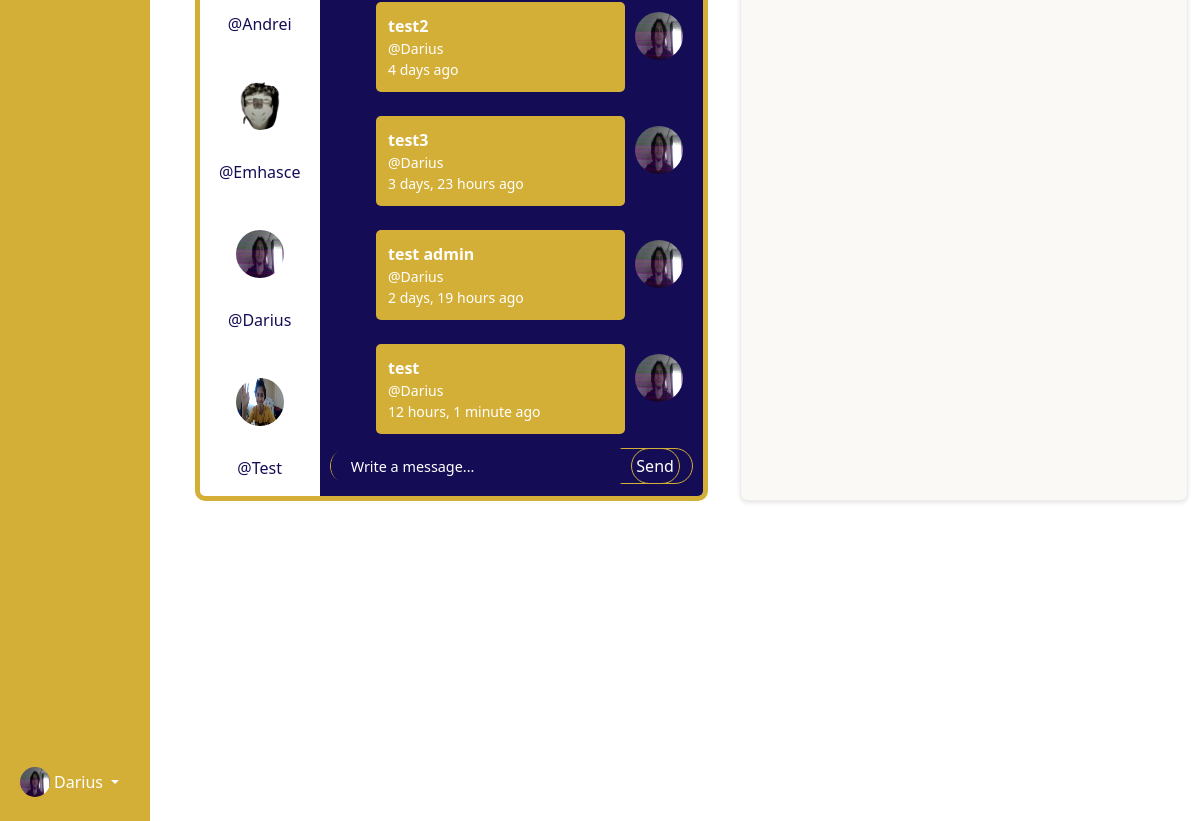
The app's page /admin-home (signed in, lower part), older data.
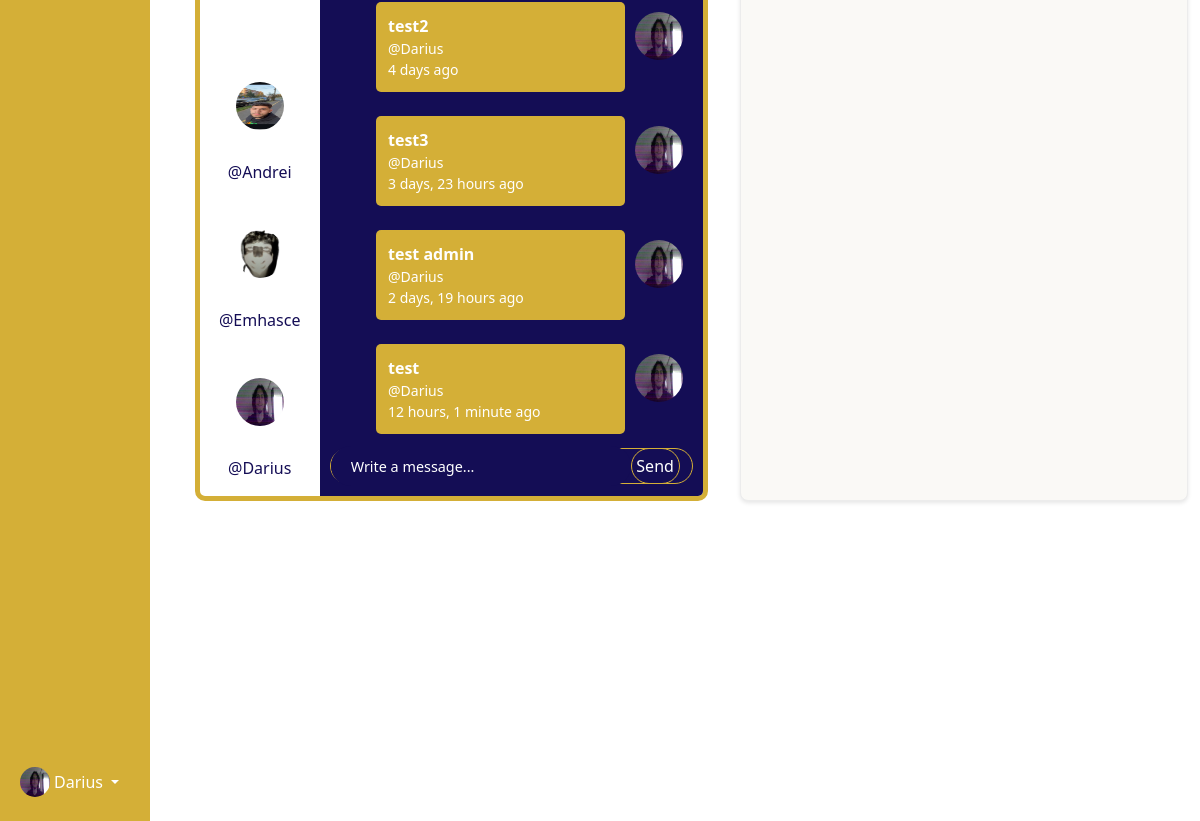
The same page, newer data.
### base/models.py (models this page shows, shortened)
class Profile(models.Model):
    user = models.OneToOneField(User, on_delete=models.CASCADE, null=True, blank=True)
    username = models.CharField(max_length=150, unique=True)
    password = models.CharField(max_length=128)
    email = models.EmailField()
    description = models.TextField(null=True, blank=True)
    photo = models.ImageField(upload_to='profile_photos/', null=True, blank=True)
    approved = models.BooleanField(default=False)

class Message(models.Model):
    author = models.ForeignKey(User, on_delete=models.CASCADE)
    body = models.CharField(max_length=300)
    created = models.DateTimeField(auto_now_add=True)
    class Meta:
        ordering = ['-created']

### base/views.py (the view, shortened to what this page needs)
@login_required(login_url='login')
def homeAdmin(request):
    if not request.user.is_superuser:
        return HttpResponseForbidden("You do not have permission to access this page.")
    form1 = TaskForm()
    profiles = Profile.objects.all()
    messages = Message.objects.all()
    form = MessageForm()
    tasks = Task.objects.all()
    users = User.objects.all()
    locations_data = []
    locations = Location.objects.all()
    for location in locations:
        event_count = location.event_set.count()  # numără evenimentele pentru locația curentă
        locations_data.append({
            'name': location.name,
            'event_count': event_count,
        })
    context = {
        'locations_data': json.dumps(locations_data),  # Trimite lista de locații și numărul de evenimente
        'users':users,
        'tasks':tasks,
        'form1':form1,
        'profiles': profiles,
        'messages': messages,
        'form': form,
        'hx_post_url': reverse('home-admin')
    }
    return render(request, 'base/home-admin.html', context)

### base/forms.py
class TaskForm(forms.ModelForm):
    class Meta:
        model = Task
        fields = ['title']
        labels = {
            'title': 'Task Nou',
        }

class MessageForm(forms.ModelForm):
    class Meta:
        model = Message
        fields = ['body']
        widgets ={
            'body': forms.TextInput(attrs={'placeholder': 'Write a message...', 'class': 'message-input', 'maxlength': '300', 'autofocus': True })
        }

### base/context_processors.py (called while the page is built)
def media_url(request):
    return {
        'MEDIA_URL': settings.MEDIA_URL
    }

### base/templates/base/home-admin.html (shortened to what this page needs)
{% extends 'main.html' %}
{% block content %}
<div class="container-fluid">
    <div class="row flex-nowrap">
<div class="col-auto col-md-2 px-sm-1 px-0" style="flex: 0 0 12.5%; max-width: 12.5%;">
                <div class="d-flex flex-column align-items-center align-items-sm-start px-3 pt-2 text-white min-vh-100">
                <div class="dropdown pb-4">
                    <a href="#" class="d-flex align-items-center text-white text-decoration-none dropdown-toggle"
                        id="dropdownUser1" data-bs-toggle="dropdown" aria-expanded="false">
                        <img src="{{ request.user.profile.photo.url }}" alt="hugenerd" width="30" height="30"
                            class="rounded-circle">
                        <span class="d-none d-sm-inline mx-1">{{ request.user.username }}</span>
                    </a>
                </div>
            </div>
        </div>
        <div class="col py-3">
            <div class="admin-dashboard">
                <div class="task-chat">
                    {% include 'base/chat.html' with profiles=profiles messages=messages %}
                <div class="task-data">
                    <div class="task-manager-container equal-height">
                    </div>
                </div>
                </div>
            </div>
        </div>
    </div>
</div>
{% endblock content %}

### base/templates/base/chat.html (shortened to what this page needs)
<div class="chat-container">
    <div class="profiles_list">
        {% for profile in profiles %}
        <div class="profile-item">
            <img src="{{ profile.photo.url }}" style="height:4vw;width:4vw;border-radius: 50px;" alt="Profile Picture">
            <p>@{{ profile.username }}</p>
        </div>
        {% endfor %}
    </div>
    <div class="chat-area" id=chat-area>
        <div class="message-area">
            <div id="messages" class="">
            {% for message in messages reversed %}
                {% include 'base/chat_message.html' %}
            {% endfor %}
        </div>
            <form method="post"
            hx-post="{{ hx_post_url }}"
            hx-target="#messages"
            hx-swap="beforeend"
            _="on htmx:afterRequest reset() me">
                {{ form.body }}
                <input class="submit" value="Send" type="submit" name="Submit" id="">
            </form>
        </div>
    </div>
</div>

### base/templates/base/chat_message.html (shortened to what this page needs)
<div class="message {% if request.user.username == message.author.profile.username %}author{% endif %}">
    {% if request.user.username == message.author.profile.username %}
            <div class="message-description">
                <strong>{{ message.body }}</strong>
                <small>@{{ message.author.profile.username }}</small>
                <small> {{ message.created|timesince }} ago</small>
            </div>
            <img src="{{ message.author.profile.photo.url }}" alt="Profile Picture">
        {% endif %}
    </div>

Row changes from the older to the newer data that the page shows:
removed Profile: photo (picture), username "Test"
